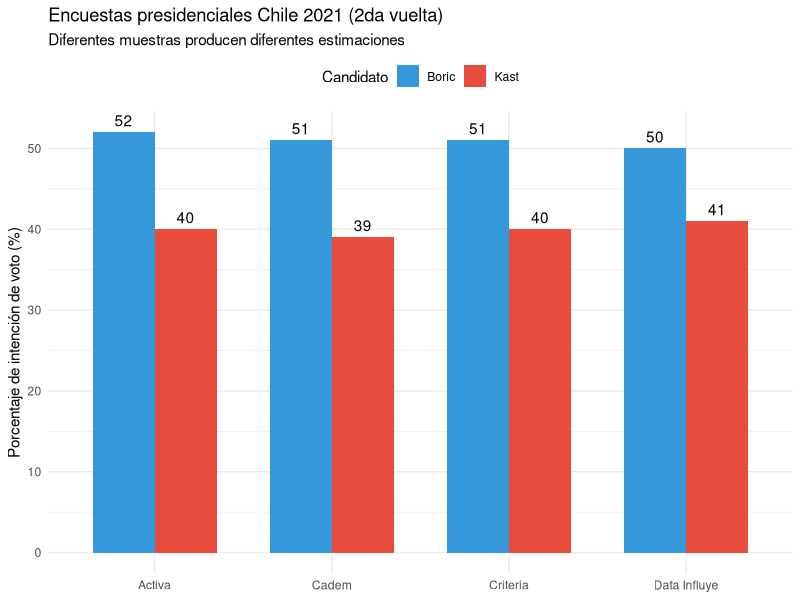
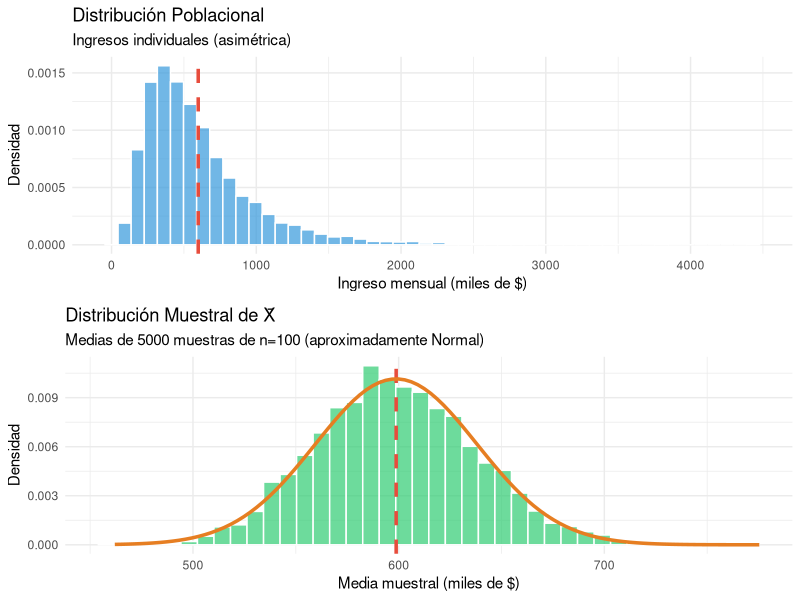
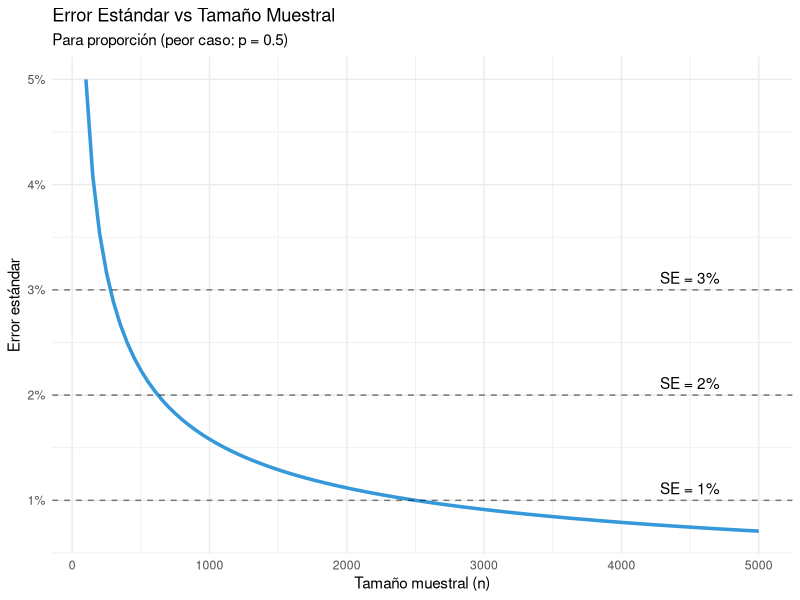
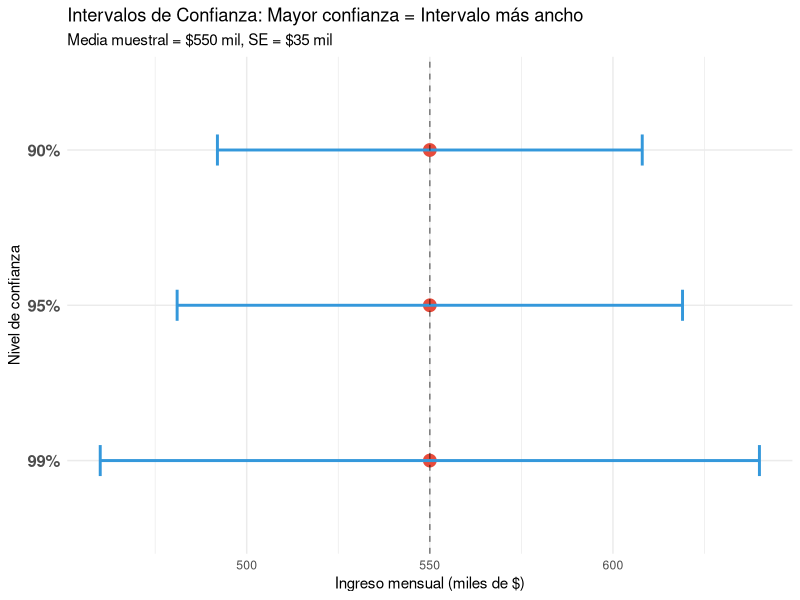
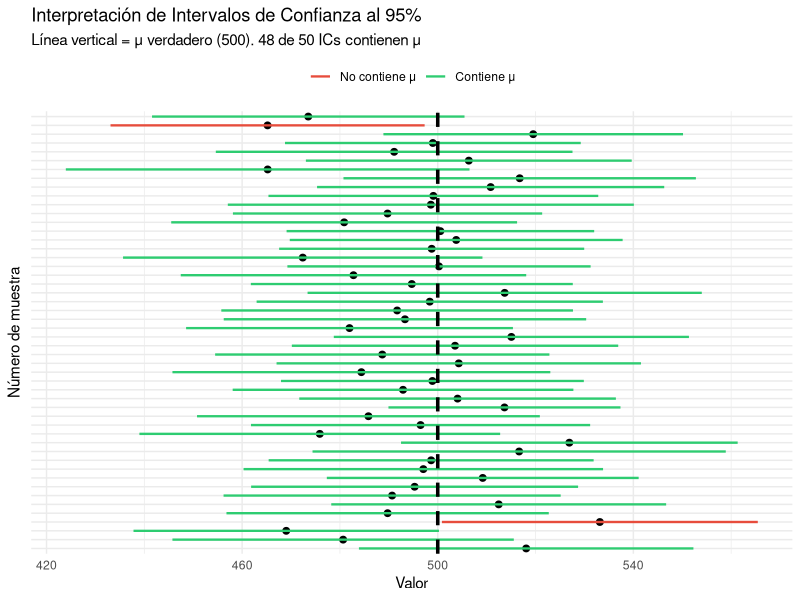

Write R code to recreate these figures, in order.
## ---- chunk 1
library(ggplot2)
library(dplyr)

encuestas <- data.frame(
  encuestadora = c("Cadem", "Activa", "Data Influye", "Criteria"),
  boric = c(51, 52, 50, 51),
  kast = c(39, 40, 41, 40),
  n = c(1015, 1200, 1400, 1500),
  fecha = c("10-12 dic", "10-12 dic", "9-12 dic", "10-13 dic")
)

encuestas_long <- encuestas %>%
  tidyr::pivot_longer(cols = c(boric, kast),
                      names_to = "candidato",
                      values_to = "porcentaje") %>%
  mutate(candidato = ifelse(candidato == "boric", "Boric", "Kast"))

ggplot(encuestas_long, aes(x = encuestadora, y = porcentaje,
                            fill = candidato, label = porcentaje)) +
  geom_col(position = "dodge", width = 0.7) +
  geom_text(position = position_dodge(width = 0.7), vjust = -0.5) +
  scale_fill_manual(values = c("Boric" = "#3498db", "Kast" = "#e74c3c")) +
  labs(
    title = "Encuestas presidenciales Chile 2021 (2da vuelta)",
    subtitle = "Diferentes muestras producen diferentes estimaciones",
    x = NULL,
    y = "Porcentaje de intención de voto (%)",
    fill = "Candidato"
  ) +
  theme_minimal() +
  theme(legend.position = "top")
## ---- chunk 2
# Simulación de población y muestra
set.seed(2024)

# Población de 10,000 votantes (40% apoya reforma)
poblacion <- c(rep(1, 4000), rep(0, 6000))  # 1 = apoya, 0 = no apoya
p_verdadero <- mean(poblacion)

cat("Parámetro poblacional verdadero: p =", p_verdadero, "\n\n")

# Tomamos una muestra aleatoria de n=1000
muestra <- sample(poblacion, size = 1000, replace = FALSE)
p_hat <- mean(muestra)

cat("Estadístico muestral: p̂ =", p_hat, "\n")
cat("Error de estimación: p̂ - p =", p_hat - p_verdadero, "\n")
## ---- chunk 3
# Población: Ingresos mensuales (en miles de pesos)
# Distribución asimétrica (lognormal)
set.seed(123)
poblacion_ingresos <- rlnorm(100000, meanlog = log(500), sdlog = 0.6)

mu_real <- mean(poblacion_ingresos)
sigma_real <- sd(poblacion_ingresos)

cat("Población:\n")
cat("Media (μ) =", round(mu_real, 1), "mil pesos\n")
cat("SD (σ) =", round(sigma_real, 1), "mil pesos\n\n")

# Tomamos 5000 muestras de n=100 y calculamos sus medias
n_muestra <- 100
medias_muestrales <- replicate(5000, mean(sample(poblacion_ingresos, n_muestra)))

cat("Distribución muestral de X̄ (n=100):\n")
cat("Media =", round(mean(medias_muestrales), 1), " (muy cerca de μ =", round(mu_real, 1), ")\n")
cat("SD observada =", round(sd(medias_muestrales), 1), "\n")
cat("SD teórica (σ/√n) =", round(sigma_real/sqrt(n_muestra), 1), "\n")
## ---- chunk 4
library(gridExtra)

# Gráfico 1: Distribución poblacional
p1 <- ggplot(data.frame(ingreso = sample(poblacion_ingresos, 10000)),
             aes(x = ingreso)) +
  geom_histogram(aes(y = after_stat(density)), bins = 50,
                 fill = "#3498db", color = "white", alpha = 0.7) +
  geom_vline(xintercept = mu_real, color = "#e74c3c",
             linetype = "dashed", size = 1.2) +
  labs(
    title = "Distribución Poblacional",
    subtitle = "Ingresos individuales (asimétrica)",
    x = "Ingreso mensual (miles de $)",
    y = "Densidad"
  ) +
  theme_minimal()

# Gráfico 2: Distribución muestral
p2 <- ggplot(data.frame(media = medias_muestrales), aes(x = media)) +
  geom_histogram(aes(y = after_stat(density)), bins = 40,
                 fill = "#2ecc71", color = "white", alpha = 0.7) +
  geom_vline(xintercept = mu_real, color = "#e74c3c",
             linetype = "dashed", size = 1.2) +
  stat_function(fun = dnorm,
                args = list(mean = mu_real, sd = sigma_real/sqrt(n_muestra)),
                color = "#e67e22", size = 1.2) +
  labs(
    title = "Distribución Muestral de X̄",
    subtitle = "Medias de 5000 muestras de n=100 (aproximadamente Normal)",
    x = "Media muestral (miles de $)",
    y = "Densidad"
  ) +
  theme_minimal()

grid.arrange(p1, p2, ncol = 1)
## ---- chunk 5
p <- 0.45
n <- 1000

# Media y SD de p̂
media_p_hat <- p
sd_p_hat <- sqrt(p * (1 - p) / n)

cat("Distribución de p̂:\n")
cat("Media =", media_p_hat, "\n")
cat("SD (error estándar) =", round(sd_p_hat, 4), "\n\n")

# Probabilidad de que nuestra muestra subestime apoyo en >3%
prob_error_grande <- pnorm(0.42, mean = p, sd = sd_p_hat)
cat("P(p̂ < 0.42) =", round(prob_error_grande, 3))
## ---- chunk 6
# Datos simulados de ingresos (en miles de $)
set.seed(456)
ingresos <- rlnorm(500, meanlog = log(600), sdlog = 0.7)

n <- length(ingresos)
media <- mean(ingresos)
s <- sd(ingresos)
se <- s / sqrt(n)

cat("Muestra de n =", n, "hogares\n")
cat("Media muestral: $", round(media, 0), " mil\n", sep = "")
cat("SD de ingresos (s): $", round(s, 0), " mil\n", sep = "")
cat("SE de la media: $", round(se, 0), " mil\n\n", sep = "")

cat("Interpretación:\n")
cat("- Los ingresos individuales varían típicamente ±$", round(s, 0),
    " mil alrededor de la media\n", sep = "")
cat("- Nuestra estimación de la media tiene error típico de ±$", round(se, 0),
    " mil\n", sep = "")
## ---- chunk 7
# Encuesta: proporción que apoya política X
n <- 1200
apoyos <- 510
p_hat <- apoyos / n
se_p <- sqrt(p_hat * (1 - p_hat) / n)

cat("n =", n, "encuestados\n")
cat("Apoyan =", apoyos, "(", round(p_hat * 100, 1), "%)\n", sep = "")
cat("SE(p̂) =", round(se_p, 4), "o", round(se_p * 100, 2), "puntos porcentuales\n")
## ---- chunk 8
n_seq <- seq(100, 5000, by = 50)
se_seq <- sqrt(0.5 * 0.5 / n_seq)  # Peor caso: p = 0.5

data.frame(n = n_seq, se = se_seq) %>%
  ggplot(aes(x = n, y = se)) +
  geom_line(color = "#3498db", size = 1.2) +
  geom_hline(yintercept = c(0.01, 0.02, 0.03),
             linetype = "dashed", alpha = 0.5) +
  annotate("text", x = 4500, y = 0.01, label = "SE = 1%", vjust = -0.5) +
  annotate("text", x = 4500, y = 0.02, label = "SE = 2%", vjust = -0.5) +
  annotate("text", x = 4500, y = 0.03, label = "SE = 3%", vjust = -0.5) +
  labs(
    title = "Error Estándar vs Tamaño Muestral",
    subtitle = "Para proporción (peor caso: p = 0.5)",
    x = "Tamaño muestral (n)",
    y = "Error estándar"
  ) +
  scale_y_continuous(labels = scales::percent) +
  theme_minimal()
## ---- chunk 9
# Datos de ingresos (retomando ejemplo anterior)
set.seed(789)
ingresos <- rlnorm(200, meanlog = log(550), sdlog = 0.65)

n <- length(ingresos)
media <- mean(ingresos)
s <- sd(ingresos)
se <- s / sqrt(n)

# Valor crítico t para 95% de confianza
t_crit <- qt(0.975, df = n - 1)

# Intervalo de confianza
ic_inferior <- media - t_crit * se
ic_superior <- media + t_crit * se

cat("Ingreso promedio mensual (n =", n, "hogares):\n")
cat("Media muestral: $", round(media, 0), " mil\n", sep = "")
cat("IC 95%: [$", round(ic_inferior, 0), ", $",
    round(ic_superior, 0), "] mil\n\n", sep = "")

cat("Interpretación: Estamos 95% confiados de que el ingreso promedio\n")
cat("poblacional está entre $", round(ic_inferior, 0), " y $",
    round(ic_superior, 0), " mil.\n", sep = "")
## ---- chunk 10
# Encuesta: ¿Votará en próximas elecciones?
n <- 1500
votaran <- 780
p_hat <- votaran / n
se_p <- sqrt(p_hat * (1 - p_hat) / n)

# IC 95%
ic_inf <- p_hat - 1.96 * se_p
ic_sup <- p_hat + 1.96 * se_p

cat("Encuesta (n =", n, "):\n")
cat("Declaran que votarán:", votaran, "personas (", round(p_hat * 100, 1), "%)\n", sep = "")
cat("IC 95%: [", round(ic_inf * 100, 1), "%, ",
    round(ic_sup * 100, 1), "%]\n\n", sep = "")

cat("Interpretación: El verdadero porcentaje de personas que votarán\n")
cat("está probablemente entre", round(ic_inf * 100, 1), "% y",
    round(ic_sup * 100, 1), "%.\n")
## ---- chunk 11
# Ejemplo con ingreso promedio
media <- 550
se <- 35

niveles <- c(0.90, 0.95, 0.99)
z_valores <- qnorm(1 - (1 - niveles)/2)

resultados <- data.frame(
  nivel = paste0(niveles * 100, "%"),
  z = round(z_valores, 3),
  inferior = round(media - z_valores * se, 0),
  superior = round(media + z_valores * se, 0)
)

resultados$ancho <- resultados$superior - resultados$inferior

print(resultados)
## ---- chunk 12
library(ggplot2)

df_ic <- data.frame(
  nivel = factor(c("90%", "95%", "99%"),
                 levels = c("99%", "95%", "90%")),
  media = rep(media, 3),
  inferior = resultados$inferior,
  superior = resultados$superior
)

ggplot(df_ic, aes(y = nivel)) +
  geom_point(aes(x = media), size = 4, color = "#e74c3c") +
  geom_errorbarh(aes(xmin = inferior, xmax = superior),
                 height = 0.2, size = 1, color = "#3498db") +
  geom_vline(xintercept = media, linetype = "dashed", alpha = 0.5) +
  labs(
    title = "Intervalos de Confianza: Mayor confianza = Intervalo más ancho",
    subtitle = paste0("Media muestral = $", media, " mil, SE = $", se, " mil"),
    x = "Ingreso mensual (miles de $)",
    y = "Nivel de confianza"
  ) +
  theme_minimal() +
  theme(axis.text.y = element_text(size = 12, face = "bold"))
## ---- chunk 13
# Deseamos IC 95% con margen de error E = 20 mil
# Estimamos σ ≈ 300 mil (de estudios previos)
E <- 20
sigma <- 300
z <- 1.96

n_necesario <- ceiling((z * sigma / E)^2)

cat("Para estimar ingreso promedio con:\n")
cat("- Nivel de confianza: 95%\n")
cat("- Margen de error: ±$", E, " mil\n", sep = "")
cat("- σ estimado: $", sigma, " mil\n", sep = "")
cat("\nTamaño muestral necesario: n =", n_necesario, "hogares\n")
## ---- chunk 14
E <- 0.03  # 3 puntos porcentuales
z <- 1.96
p <- 0.5   # Peor caso

n_necesario <- ceiling((z / E)^2 * p * (1 - p))

cat("Para estimar proporción con:\n")
cat("- Nivel de confianza: 95%\n")
cat("- Margen de error: ±", E * 100, "%\n", sep = "")
cat("\nTamaño muestral necesario: n =", n_necesario, "\n")
## ---- chunk 15
library(knitr)

margenes <- c(0.01, 0.02, 0.03, 0.04, 0.05, 0.10)
confianzas <- c(0.90, 0.95, 0.99)

calcular_n <- function(E, conf) {
  z <- qnorm(1 - (1 - conf)/2)
  ceiling((z / E)^2 * 0.25)
}

tabla <- expand.grid(
  Margen = margenes,
  Confianza = confianzas
)

tabla$n <- mapply(calcular_n, tabla$Margen, tabla$Confianza)

tabla_ancha <- reshape(tabla,
                       idvar = "Margen",
                       timevar = "Confianza",
                       direction = "wide")

colnames(tabla_ancha) <- c("Margen error", "90%", "95%", "99%")
tabla_ancha[, 1] <- paste0("±", tabla_ancha[, 1] * 100, "%")

kable(tabla_ancha,
      caption = "Tamaño muestral necesario para estimar proporción (p=0.5)",
      align = c("l", "r", "r", "r"))
## ---- chunk 16
# Parámetros poblacionales conocidos (para la simulación)
mu_real <- 500
sigma_real <- 120
n <- 50

# Tomamos 100 muestras y calculamos IC para cada una
set.seed(2025)
n_simulaciones <- 100

resultados_sim <- data.frame(
  muestra = 1:n_simulaciones,
  media = numeric(n_simulaciones),
  ic_inf = numeric(n_simulaciones),
  ic_sup = numeric(n_simulaciones)
)

for (i in 1:n_simulaciones) {
  muestra <- rnorm(n, mean = mu_real, sd = sigma_real)
  media <- mean(muestra)
  se <- sd(muestra) / sqrt(n)
  t_crit <- qt(0.975, df = n - 1)

  resultados_sim$media[i] <- media
  resultados_sim$ic_inf[i] <- media - t_crit * se
  resultados_sim$ic_sup[i] <- media + t_crit * se
}

# ¿Cuántos ICs contienen μ?
resultados_sim$contiene_mu <- (resultados_sim$ic_inf <= mu_real &
                                 resultados_sim$ic_sup >= mu_real)

prop_contiene <- mean(resultados_sim$contiene_mu)

cat("De", n_simulaciones, "intervalos de confianza al 95%:\n")
cat(sum(resultados_sim$contiene_mu), "contienen el verdadero valor μ =", mu_real, "\n")
cat("Proporción:", round(prop_contiene, 3), "\n")
cat("(Esperábamos ~0.95)\n")
## ---- chunk 17
# Mostrar solo primeros 50 para claridad visual
resultados_plot <- resultados_sim[1:50, ]
resultados_plot$muestra <- factor(1:50)

ggplot(resultados_plot, aes(y = muestra)) +
  geom_point(aes(x = media), size = 2) +
  geom_errorbarh(aes(xmin = ic_inf, xmax = ic_sup,
                     color = contiene_mu),
                 height = 0, size = 0.8) +
  geom_vline(xintercept = mu_real, linetype = "dashed",
             color = "black", size = 1.2) +
  scale_color_manual(values = c("FALSE" = "#e74c3c", "TRUE" = "#2ecc71"),
                     labels = c("No contiene μ", "Contiene μ")) +
  labs(
    title = "Interpretación de Intervalos de Confianza al 95%",
    subtitle = paste0("Línea vertical = μ verdadero (500). ",
                      sum(resultados_plot$contiene_mu), " de 50 ICs contienen μ"),
    x = "Valor",
    y = "Número de muestra",
    color = NULL
  ) +
  theme_minimal() +
  theme(
    legend.position = "top",
    axis.text.y = element_blank()
  )
